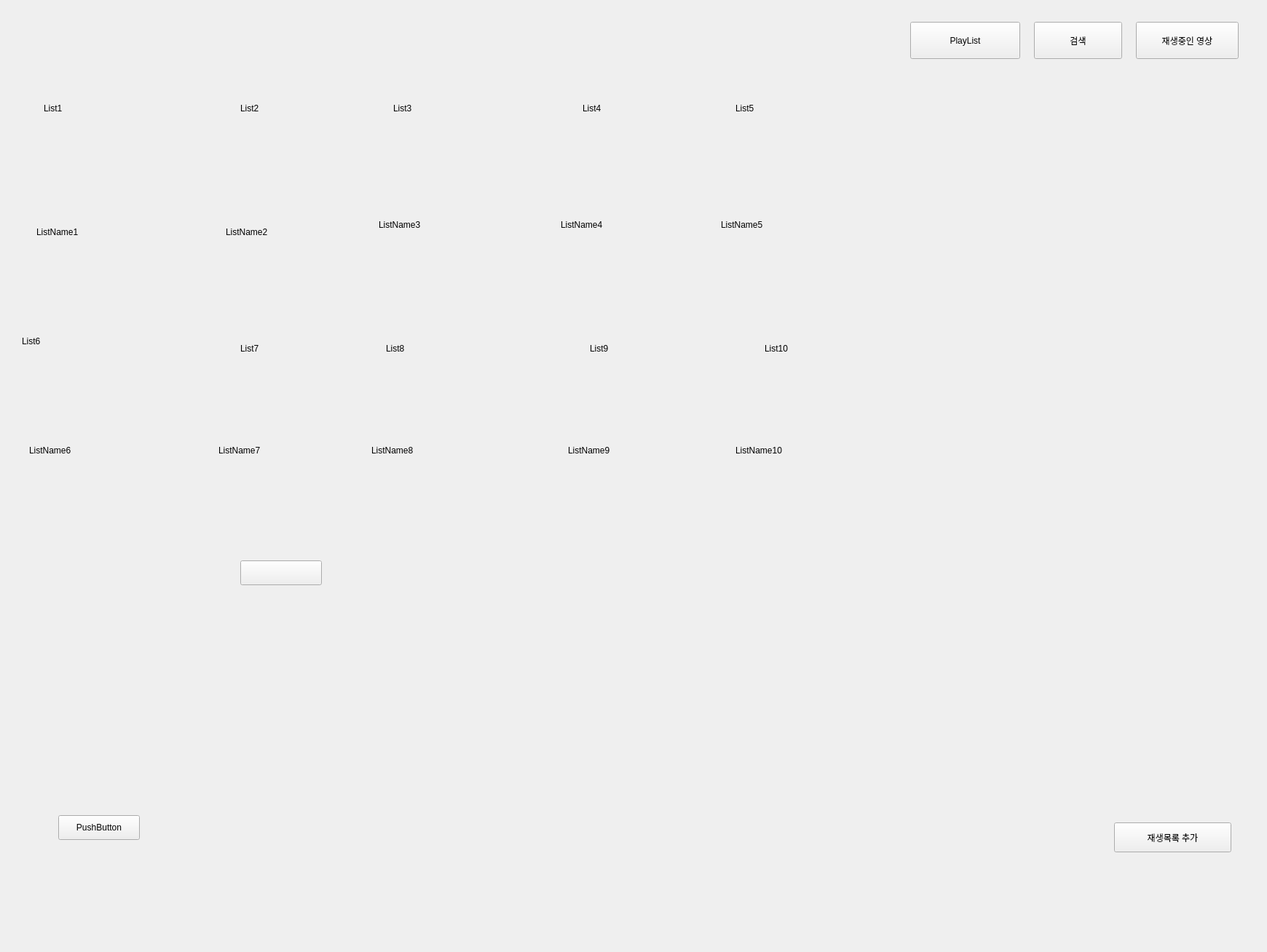
<?xml version="1.0" encoding="UTF-8"?>
<ui version="4.0">
 <class>YouTubePlayer</class>
 <widget class="QMainWindow" name="YouTubePlayer">
  <property name="geometry">
   <rect>
    <x>0</x>
    <y>0</y>
    <width>1740</width>
    <height>1308</height>
   </rect>
  </property>
  <property name="windowTitle">
   <string>MainWindow</string>
  </property>
  <widget class="QWidget" name="centralwidget">
   <widget class="QPushButton" name="MoveSearchPageBtn">
    <property name="geometry">
     <rect>
      <x>1420</x>
      <y>30</y>
      <width>121</width>
      <height>51</height>
     </rect>
    </property>
    <property name="text">
     <string>검색</string>
    </property>
   </widget>
   <widget class="QPushButton" name="MovePlayPageBtn">
    <property name="geometry">
     <rect>
      <x>1560</x>
      <y>30</y>
      <width>141</width>
      <height>51</height>
     </rect>
    </property>
    <property name="text">
     <string>재생중인 영상</string>
    </property>
   </widget>
   <widget class="QStackedWidget" name="stackedWidget">
    <property name="geometry">
     <rect>
      <x>10</x>
      <y>90</y>
      <width>1711</width>
      <height>1121</height>
     </rect>
    </property>
    <property name="currentIndex">
     <number>0</number>
    </property>
    <widget class="QWidget" name="PlayListPage">
     <widget class="QLabel" name="List1">
      <property name="geometry">
       <rect>
        <x>50</x>
        <y>50</y>
        <width>77</width>
        <height>18</height>
       </rect>
      </property>
      <property name="text">
       <string>List1</string>
      </property>
     </widget>
     <widget class="QLabel" name="List2">
      <property name="geometry">
       <rect>
        <x>320</x>
        <y>50</y>
        <width>77</width>
        <height>18</height>
       </rect>
      </property>
      <property name="text">
       <string>List2</string>
      </property>
     </widget>
     <widget class="QLabel" name="List3">
      <property name="geometry">
       <rect>
        <x>530</x>
        <y>50</y>
        <width>77</width>
        <height>18</height>
       </rect>
      </property>
      <property name="text">
       <string>List3</string>
      </property>
     </widget>
     <widget class="QLabel" name="List4">
      <property name="geometry">
       <rect>
        <x>790</x>
        <y>50</y>
        <width>77</width>
        <height>18</height>
       </rect>
      </property>
      <property name="text">
       <string>List4</string>
      </property>
     </widget>
     <widget class="QLabel" name="List5">
      <property name="geometry">
       <rect>
        <x>1000</x>
        <y>50</y>
        <width>77</width>
        <height>18</height>
       </rect>
      </property>
      <property name="text">
       <string>List5</string>
      </property>
     </widget>
     <widget class="QLabel" name="List6">
      <property name="geometry">
       <rect>
        <x>20</x>
        <y>370</y>
        <width>77</width>
        <height>18</height>
       </rect>
      </property>
      <property name="text">
       <string>List6</string>
      </property>
     </widget>
     <widget class="QLabel" name="List7">
      <property name="geometry">
       <rect>
        <x>320</x>
        <y>380</y>
        <width>77</width>
        <height>18</height>
       </rect>
      </property>
      <property name="text">
       <string>List7</string>
      </property>
     </widget>
     <widget class="QLabel" name="List8">
      <property name="geometry">
       <rect>
        <x>520</x>
        <y>380</y>
        <width>77</width>
        <height>18</height>
       </rect>
      </property>
      <property name="text">
       <string>List8</string>
      </property>
     </widget>
     <widget class="QLabel" name="List9">
      <property name="geometry">
       <rect>
        <x>800</x>
        <y>380</y>
        <width>77</width>
        <height>18</height>
       </rect>
      </property>
      <property name="text">
       <string>List9</string>
      </property>
     </widget>
     <widget class="QLabel" name="List10">
      <property name="geometry">
       <rect>
        <x>1040</x>
        <y>380</y>
        <width>77</width>
        <height>18</height>
       </rect>
      </property>
      <property name="text">
       <string>List10</string>
      </property>
     </widget>
     <widget class="QLabel" name="ListName1">
      <property name="geometry">
       <rect>
        <x>40</x>
        <y>220</y>
        <width>101</width>
        <height>18</height>
       </rect>
      </property>
      <property name="text">
       <string>ListName1</string>
      </property>
     </widget>
     <widget class="QLabel" name="ListName2">
      <property name="geometry">
       <rect>
        <x>300</x>
        <y>220</y>
        <width>101</width>
        <height>18</height>
       </rect>
      </property>
      <property name="text">
       <string>ListName2</string>
      </property>
     </widget>
     <widget class="QLabel" name="ListName3">
      <property name="geometry">
       <rect>
        <x>510</x>
        <y>210</y>
        <width>101</width>
        <height>18</height>
       </rect>
      </property>
      <property name="text">
       <string>ListName3</string>
      </property>
     </widget>
     <widget class="QLabel" name="ListName4">
      <property name="geometry">
       <rect>
        <x>760</x>
        <y>210</y>
        <width>101</width>
        <height>18</height>
       </rect>
      </property>
      <property name="text">
       <string>ListName4</string>
      </property>
     </widget>
     <widget class="QLabel" name="ListName5">
      <property name="geometry">
       <rect>
        <x>980</x>
        <y>210</y>
        <width>101</width>
        <height>18</height>
       </rect>
      </property>
      <property name="text">
       <string>ListName5</string>
      </property>
     </widget>
     <widget class="QLabel" name="ListName6">
      <property name="geometry">
       <rect>
        <x>30</x>
        <y>520</y>
        <width>101</width>
        <height>18</height>
       </rect>
      </property>
      <property name="text">
       <string>ListName6</string>
      </property>
     </widget>
     <widget class="QLabel" name="ListName7">
      <property name="geometry">
       <rect>
        <x>290</x>
        <y>520</y>
        <width>101</width>
        <height>18</height>
       </rect>
      </property>
      <property name="text">
       <string>ListName7</string>
      </property>
     </widget>
     <widget class="QLabel" name="ListName8">
      <property name="geometry">
       <rect>
        <x>500</x>
        <y>520</y>
        <width>101</width>
        <height>18</height>
       </rect>
      </property>
      <property name="text">
       <string>ListName8</string>
      </property>
     </widget>
     <widget class="QLabel" name="ListName9">
      <property name="geometry">
       <rect>
        <x>770</x>
        <y>520</y>
        <width>101</width>
        <height>18</height>
       </rect>
      </property>
      <property name="text">
       <string>ListName9</string>
      </property>
     </widget>
     <widget class="QLabel" name="ListName10">
      <property name="geometry">
       <rect>
        <x>1000</x>
        <y>520</y>
        <width>101</width>
        <height>18</height>
       </rect>
      </property>
      <property name="text">
       <string>ListName10</string>
      </property>
     </widget>
     <widget class="QPushButton" name="PlayListPage_YoutubeLogoBtn">
      <property name="geometry">
       <rect>
        <x>70</x>
        <y>1030</y>
        <width>112</width>
        <height>34</height>
       </rect>
      </property>
      <property name="text">
       <string>PushButton</string>
      </property>
     </widget>
     <widget class="QPushButton" name="PlayListPage_AddPlayListBtn">
      <property name="geometry">
       <rect>
        <x>1520</x>
        <y>1040</y>
        <width>161</width>
        <height>41</height>
       </rect>
      </property>
      <property name="text">
       <string>재생목록 추가</string>
      </property>
     </widget>
     <widget class="QPushButton" name="pushButton_2">
      <property name="geometry">
       <rect>
        <x>320</x>
        <y>680</y>
        <width>112</width>
        <height>34</height>
       </rect>
      </property>
      <property name="text">
       <string/>
      </property>
      <property name="icon">
       <iconset>
        <normaloff>Logo.png</normaloff>Logo.png</iconset>
      </property>
      <property name="iconSize">
       <size>
        <width>120</width>
        <height>40</height>
       </size>
      </property>
     </widget>
    </widget>
    <widget class="QWidget" name="PlayPage">
     <widget class="QScrollArea" name="PlayPage_TitleScrollArea">
      <property name="geometry">
       <rect>
        <x>10</x>
        <y>80</y>
        <width>1061</width>
        <height>91</height>
       </rect>
      </property>
      <property name="widgetResizable">
       <bool>true</bool>
      </property>
      <widget class="QWidget" name="PlayPageScrollAreaWidgetContents">
       <property name="geometry">
        <rect>
         <x>0</x>
         <y>0</y>
         <width>1059</width>
         <height>89</height>
        </rect>
       </property>
       <widget class="QLabel" name="PlayPage_TitleLabel">
        <property name="geometry">
         <rect>
          <x>10</x>
          <y>10</y>
          <width>1031</width>
          <height>71</height>
         </rect>
        </property>
        <property name="text">
         <string>PlayPageTitleLabel</string>
        </property>
       </widget>
      </widget>
     </widget>
     <widget class="QLabel" name="PlayPage_PlayListNameLabel">
      <property name="geometry">
       <rect>
        <x>1250</x>
        <y>80</y>
        <width>461</width>
        <height>31</height>
       </rect>
      </property>
      <property name="text">
       <string>PlayPagePlayListNameLabel</string>
      </property>
     </widget>
     <widget class="QPushButton" name="PlayPage_PlayBeforeVideoBtn">
      <property name="geometry">
       <rect>
        <x>1100</x>
        <y>80</y>
        <width>112</width>
        <height>34</height>
       </rect>
      </property>
      <property name="text">
       <string>PushButton</string>
      </property>
     </widget>
     <widget class="QPushButton" name="PlayPage_PlayVideoBtn">
      <property name="geometry">
       <rect>
        <x>1100</x>
        <y>140</y>
        <width>112</width>
        <height>34</height>
       </rect>
      </property>
      <property name="text">
       <string>PushButton</string>
      </property>
     </widget>
     <widget class="QPushButton" name="PlayPage_StopVideoBtn">
      <property name="geometry">
       <rect>
        <x>1100</x>
        <y>200</y>
        <width>112</width>
        <height>34</height>
       </rect>
      </property>
      <property name="text">
       <string>PushButton</string>
      </property>
     </widget>
     <widget class="QPushButton" name="PlayPage_PlayNextVideoBtn">
      <property name="geometry">
       <rect>
        <x>1100</x>
        <y>250</y>
        <width>112</width>
        <height>34</height>
       </rect>
      </property>
      <property name="text">
       <string>PushButton</string>
      </property>
     </widget>
     <widget class="QPushButton" name="PlayPage_ShupplePlayListBtn">
      <property name="geometry">
       <rect>
        <x>1100</x>
        <y>300</y>
        <width>112</width>
        <height>34</height>
       </rect>
      </property>
      <property name="text">
       <string>PushButton</string>
      </property>
     </widget>
     <widget class="QPushButton" name="PlayPage_OnePlayBtn">
      <property name="geometry">
       <rect>
        <x>1100</x>
        <y>350</y>
        <width>112</width>
        <height>34</height>
       </rect>
      </property>
      <property name="text">
       <string>PushButton</string>
      </property>
     </widget>
     <widget class="QPushButton" name="pushButton">
      <property name="geometry">
       <rect>
        <x>1550</x>
        <y>20</y>
        <width>151</width>
        <height>41</height>
       </rect>
      </property>
      <property name="text">
       <string>최소화 기능</string>
      </property>
     </widget>
    </widget>
    <widget class="QWidget" name="SearchPage">
     <widget class="QLineEdit" name="SearchPage_SearchBar">
      <property name="geometry">
       <rect>
        <x>30</x>
        <y>80</y>
        <width>1371</width>
        <height>31</height>
       </rect>
      </property>
     </widget>
     <widget class="QPushButton" name="SearchPage_SearchBtn">
      <property name="geometry">
       <rect>
        <x>1410</x>
        <y>80</y>
        <width>171</width>
        <height>34</height>
       </rect>
      </property>
      <property name="text">
       <string>검색</string>
      </property>
     </widget>
    </widget>
   </widget>
   <widget class="QPushButton" name="MovePlayListBtn">
    <property name="geometry">
     <rect>
      <x>1250</x>
      <y>30</y>
      <width>151</width>
      <height>51</height>
     </rect>
    </property>
    <property name="text">
     <string>PlayList</string>
    </property>
   </widget>
  </widget>
 </widget>
 <resources/>
 <connections/>
</ui>
